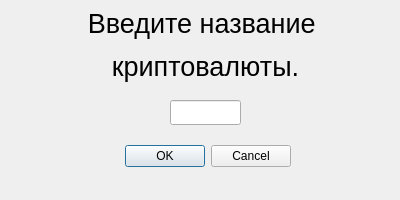
<?xml version="1.0" encoding="UTF-8"?>
<ui version="4.0">
 <class>MainWindow</class>
 <widget class="QMainWindow" name="MainWindow">
  <property name="geometry">
   <rect>
    <x>0</x>
    <y>0</y>
    <width>400</width>
    <height>200</height>
   </rect>
  </property>
  <property name="windowTitle">
   <string>MainWindow</string>
  </property>
  <widget class="QWidget" name="centralwidget">
   <widget class="QLabel" name="crypto_buy_text">
    <property name="geometry">
     <rect>
      <x>60</x>
      <y>0</y>
      <width>291</width>
      <height>91</height>
     </rect>
    </property>
    <property name="font">
     <font>
      <pointsize>20</pointsize>
     </font>
    </property>
    <property name="text">
     <string>&lt;html&gt;&lt;head/&gt;&lt;body&gt;&lt;p align=&quot;center&quot;&gt;Введите название &lt;/p&gt;&lt;p align=&quot;center&quot;&gt;криптовалюты.&lt;/p&gt;&lt;/body&gt;&lt;/html&gt;</string>
    </property>
   </widget>
   <widget class="QLineEdit" name="name_bank_edit">
    <property name="geometry">
     <rect>
      <x>170</x>
      <y>100</y>
      <width>71</width>
      <height>25</height>
     </rect>
    </property>
   </widget>
   <widget class="QDialogButtonBox" name="buttonBox">
    <property name="geometry">
     <rect>
      <x>120</x>
      <y>140</y>
      <width>171</width>
      <height>32</height>
     </rect>
    </property>
    <property name="orientation">
     <enum>Qt::Horizontal</enum>
    </property>
    <property name="standardButtons">
     <set>QDialogButtonBox::Cancel|QDialogButtonBox::Ok</set>
    </property>
   </widget>
  </widget>
  <widget class="QMenuBar" name="menubar">
   <property name="geometry">
    <rect>
     <x>0</x>
     <y>0</y>
     <width>400</width>
     <height>22</height>
    </rect>
   </property>
  </widget>
 </widget>
 <resources/>
 <connections/>
</ui>
